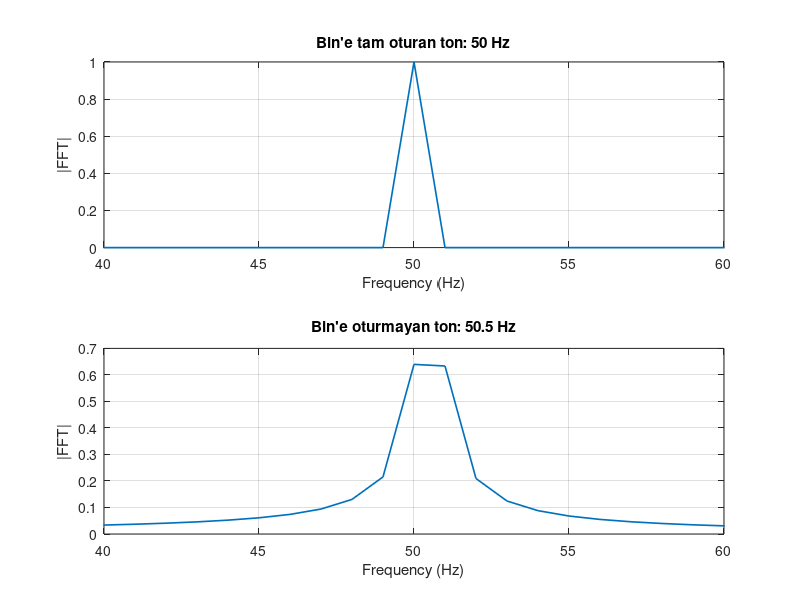

This figure's MATLAB source: (Note: this script raises an error after producing the figure.)
clc; clear; close all
%% parametreler
Fs = 1000;
T = 1.0;
t = (0:1/Fs:T-1/Fs)';
N = length(t);
df = Fs/N;
fprintf("N = %d, Delta f = %.2f Hz\n", N, df);

%% iki sinyal
f_on = 50;      % bin'e oturan frekans (df=1 Hz ise tam oturur)
f_off = 50.5;   % bin'e oturmayan frekans
x_on = sin(2*pi*f_on*t);
x_off = sin(2*pi*f_off*t);

%% fft hesaplari
X_on = fft(x_on)/N;
X_off = fft(x_off)/N;
K = floor(N/2) + 1;
f = (0:K-1)*(Fs/N);
mag_on = abs(X_on(1:K));
mag_off = abs(X_off(1:K));
mag_on(2:end-1) = 2*mag_on(2:end-1);
mag_off(2:end-1) = 2*mag_off(2:end-1);

%% grafikler
figure;
subplot(2,1,1)
plot(f, mag_on, 'LineWidth', 1.2); grid on
xlim([40 60])
xlabel("Frequency (Hz)")
ylabel("|FFT|")
title("Bin'e tam oturan ton: 50 Hz")

subplot(2,1,2)
plot(f, mag_off, 'LineWidth', 1.2); grid on
xlim([40 60])
xlabel("Frequency (Hz)")
ylabel("|FFT|")
title("Bin'e oturmayan ton: 50.5 Hz")

sgtitle("Leakage gosterimi: tek tonlu sinyalde enerji yayilimi")
saveas(gcf, '../assets/leakage_demo.png');
